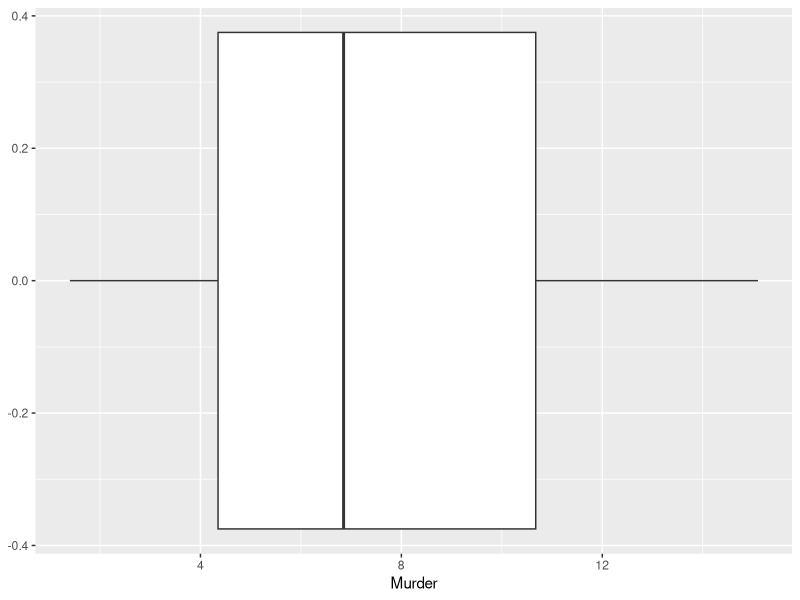
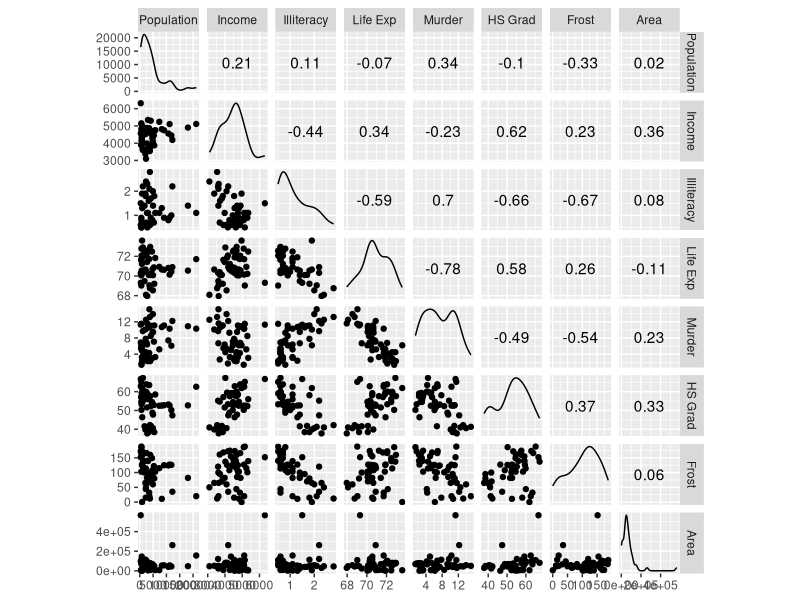
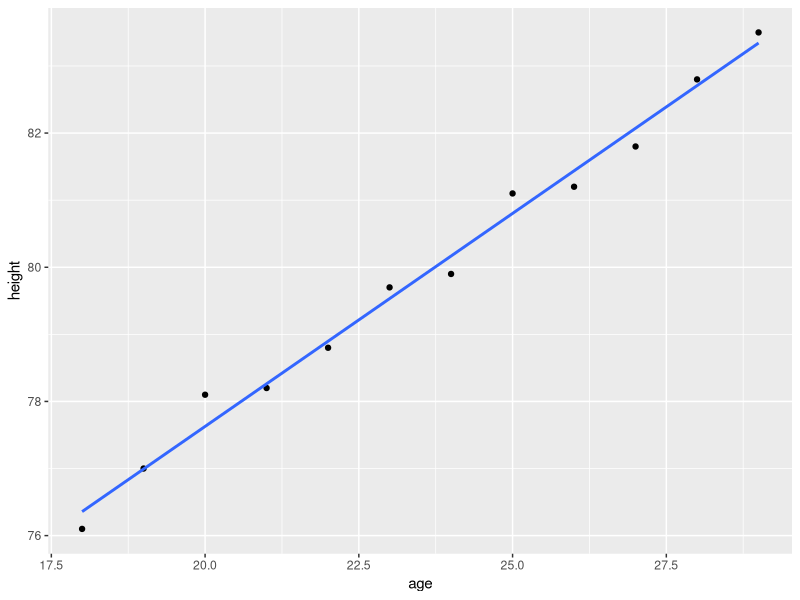

Reproduce these figures in R, in order. (Note: this script raises an error after producing the figures.)
library(tidyverse)
state = as_tibble(state.x77)
state
summary(state)
ggplot(state,aes(x=Murder)) +
  geom_boxplot()

# without using formula
t.test(state$Murder,mu=8.5)


# using formula
x = state$Murder
t = (mean(x)-8.5)/(sd(x)/sqrt(length(x)))
t
df = length(x)-1
df
pvalue = 2*pt(t,df)
pvalue
lower = mean(x)-qt(1-0.05/2,df)*sd(x)/sqrt(length(x))
upper = mean(x)+qt(1-0.05/2,df)*sd(x)/sqrt(length(x))
c(lower,upper)


# Hypothesis Tests for Correlations
library(tidyverse)
state = as_tibble(state.x77)
state
summary(state)

library(GGally)

ggscatmat(state)

t.test(state$Murder,mu=8.5)

cor.test(state$Population,state$Income)

# install.packages("psych")
library(psych)
corr.test(state)

# 3. Statistical Significance in Linear Models

children = tribble(
  ~age,~height,~siblings,
  18, 76.1, 1,
  19, 77.0, 2,
  20, 78.1, 3,
  21, 78.2, 2,
  22, 78.8, 0,
  23, 79.7, 1,
  24, 79.9, 5,
  25, 81.1, 0,
  26, 81.2, 1,
  27, 81.8, 4,
  28, 82.8, 1,
  29, 83.5, 5 )
children


ggplot(children, aes(x=age,y=height)) +
  geom_point() +
  geom_smooth(method="lm", se=FALSE)

model = lm(height~age, data=children)
summary(model)


model = lm(height~age+siblings, data=children)
summary(model)


# Exercise
# Consider using smoking status (“yes” or “no”) of the mother and length of pregnancy (gestation) to 
# predict birth weight of babies.

babies_model = lm(weight~gestation + smoking, data = children)
